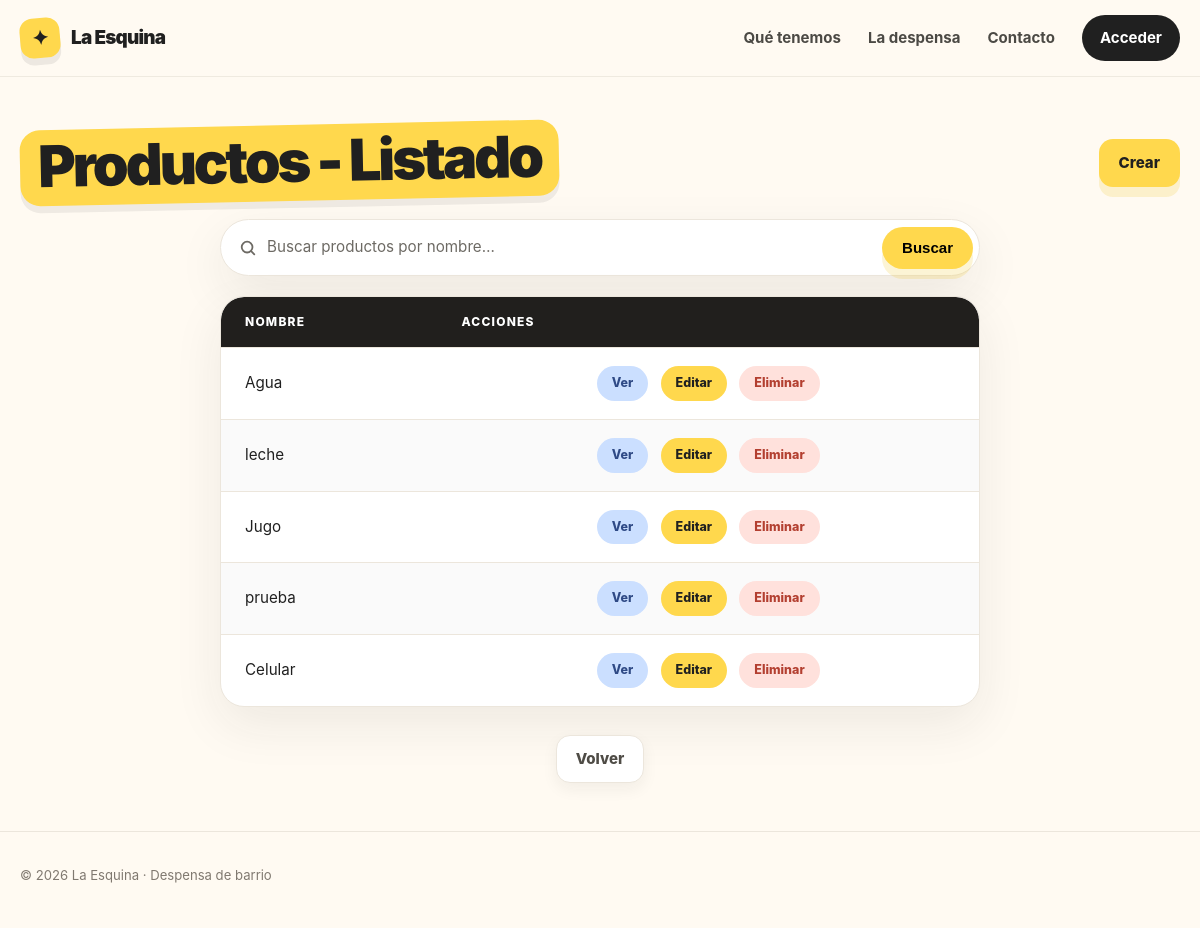
The app's page /ventas/producto/, older data.
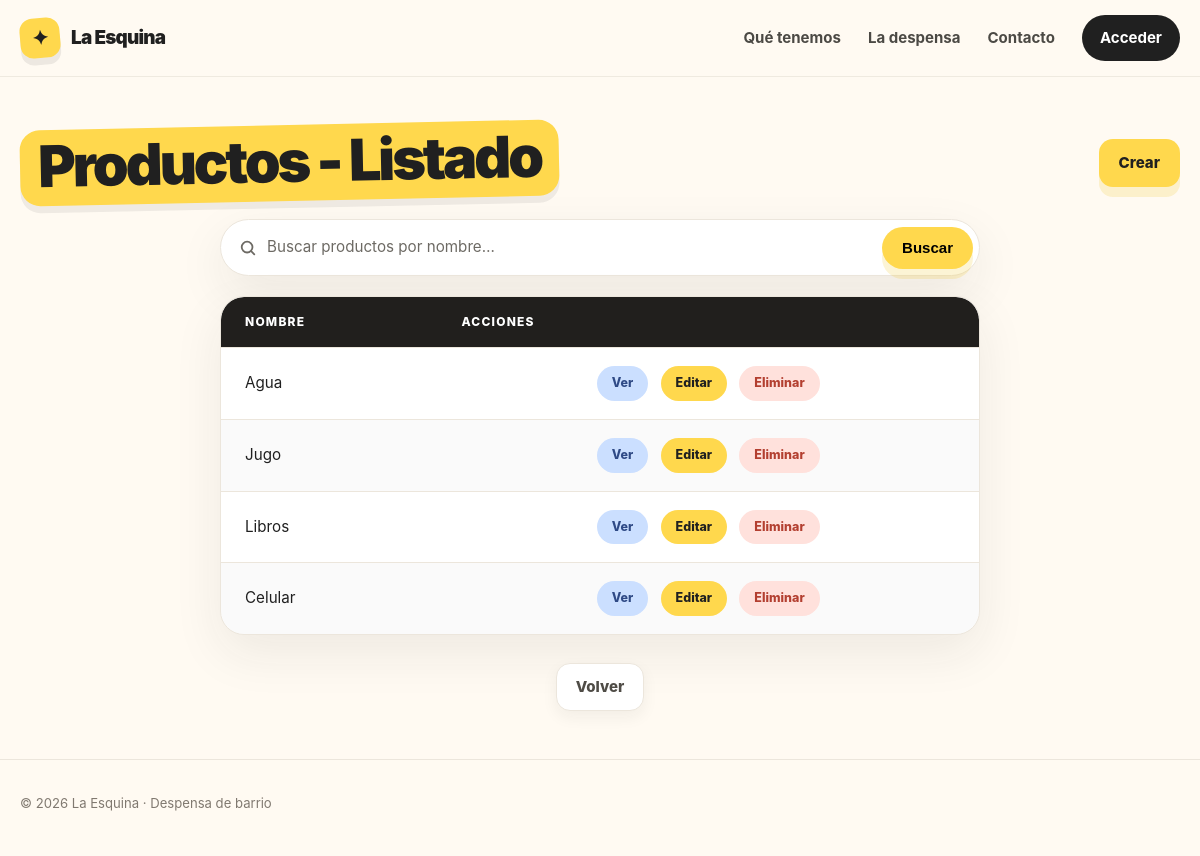
The same page, newer data.
### ventas/models/producto.py (models this page shows, shortened)
class Producto(models.Model):
    nombre = models.CharField(unique=True, validators=[ValidarTextoEspañol(min_longitud=3)])
    descripcion = models.TextField(blank=True, validators=[ValidarTextoEspañol(min_longitud=10)])
    precio_costo = models.DecimalField(max_digits=10, decimal_places=2)
    precio_venta = models.DecimalField(max_digits=10, decimal_places=2)
    stock = models.FloatField(default=0)
    codigo_barras = models.CharField(max_length=50, null=True, blank=True, unique=True)
    categoria = models.ForeignKey(
        Categoria, on_delete=models.SET_NULL, null=True, blank=True, related_name="productos"
    )
    proveedor = models.ForeignKey(
        Proveedor, on_delete=models.SET_NULL, null=True, blank=True, related_name="productos"
    )
    class Meta:
        verbose_name = "Producto"
        verbose_name_plural = "Productos"
        constraints = (
            models.CheckConstraint(
                condition=Q(stock__gte=0),
                name="producto_stock_no_negativo",
            ),
            models.CheckConstraint(
                condition=Q(precio_costo__gte=0),
                name="producto_precio_costo_no_negativo",
            ),
            models.CheckConstraint(
                condition=Q(precio_venta__gte=0),
                name="producto_precio_venta_no_negativo",
            ),
            models.CheckConstraint(
                condition=Q(precio_venta__gte=F("precio_costo")),
                name="producto_precio_mayor_o_igual_costo",
            ),
        )

### ventas/views/producto.py (the view)
# urls.py: path("producto/", ProductoList.as_view(), name="producto_list"),
class ProductoList(ListView):
    model = Producto
    context_object_name = "productos"  # -> por default es "object_list"
    def get_queryset(self) -> QuerySet[Any, Any]:
        busqueda = self.request.GET.get("busqueda", "").strip()
        if busqueda:
            productos = Producto.objects.filter(nombre__icontains=busqueda)
        else:
            productos = Producto.objects.all()
        return productos

### ventas/templates/ventas/producto_list.html
{% extends "core/base.html" %}
{% load static %}
{% block styles %}
    <link rel="stylesheet" href="{% static 'core/css/table.css' %}" />
    <link rel="stylesheet" href="{% static 'core/css/search.css' %}" />
{% endblock styles %}
{% block content %}
    <div class="container section">
        <div class="page-head">
            <h1 class="page-title">Productos - Listado</h1>
            <a class="button button-primary"
               href="{% url 'ventas:producto_create' %}">Crear</a>
        </div>
        {% include "core/partials/search.html" with placeholder="Buscar productos por nombre…" label="Buscar productos" clear_url="ventas:producto_list" %}
        <table class="data-table">
            <thead>
                <tr>
                    <th>Nombre</th>
                    <th>Acciones</th>
                </tr>
            </thead>
            <tbody>
                {% for producto in productos %}
                    <tr>
                        <td>{{ producto.nombre }}</td>
                        <td class="table-actions">
                            <a class="table-action table-action--view"
                               href="{% url 'ventas:producto_detail' producto.pk %}">Ver</a>
                            <a class="table-action table-action--edit"
                               href="{% url 'ventas:producto_update' producto.pk %}">Editar</a>
                            <a class="table-action table-action--danger"
                               href="{% url 'ventas:producto_delete' producto.pk %}">Eliminar</a>
                        </td>
                    </tr>
                {% empty %}
                    <tr>
                        <td class="table-empty" colspan="2">No hay productos disponibles.</td>
                    </tr>
                {% endfor %}
            </tbody>
        </table>
        <div class="page-actions">
            <a class="button button-secondary" href="{% url 'ventas:home' %}">Volver</a>
        </div>
    </div>
{% endblock content %}

### core/templates/core/base.html (shortened to what this page needs)
{% load static %}
<!DOCTYPE html>
<html lang="es">
    <head>
        <link rel="stylesheet" href="{% static 'core/css/base.css' %}" />
        <link rel="stylesheet" href="{% static 'core/css/nav.css' %}" />
        <link rel="stylesheet" href="{% static 'core/css/components.css' %}" />
        <link rel="stylesheet" href="{% static 'core/css/footer.css' %}" />
        {% block styles %}
        {% endblock styles %}
    </head>
    <body>
        <header>
            {% block header %}
                {% include "core/partials/header.html" %}
            {% endblock header %}
        </header>
        <main>
            {% block content %}
            {% endblock content %}
        </main>
        <footer>
            {% include "core/partials/footer.html" %}
        </footer>
    </body>
</html>

### core/templates/core/partials/header.html
<div class="nav">
    <div class="container nav-inner">
        <a href="/" class="brand" aria-label="La Esquina, inicio">
            <span class="brand-mark">✦</span>
            <span>La Esquina</span>
        </a>
        <nav class="nav-links" aria-label="Navegación principal">
            {% if not user.is_authenticated %}
                <a href="#productos">Qué tenemos</a>
                <a href="#nosotros">La despensa</a>
                <a href="#contacto">Contacto</a>
            {% endif %}
            {% if user.is_authenticated %}
                <span class="nav-user">{{ user.username }}</span>
            {% else %}
                <a href="{% url 'core:login' %}" class="nav-cta">Acceder</a>
            {% endif %}
        </nav>
    </div>
</div>

### core/templates/core/partials/search.html (shortened to what this page needs)
<form class="search" method="get" role="search">
    <span class="search__icon" aria-hidden="true">
        <svg viewBox="0 0 20 20" fill="none" stroke="currentColor" stroke-width="2" stroke-linecap="round">
            <circle cx="9" cy="9" r="6" />
            <line x1="13.5" y1="13.5" x2="17" y2="17" />
        </svg>
    </span>
    <input id="busqueda"
           class="search__input"
           type="search"
           name="busqueda"
           placeholder="{{ placeholder|default:'Buscar…' }}"
           value="{{ request.GET.busqueda|default:'' }}"
           autocomplete="off" />
    <button class="button button-primary search__button" type="submit">Buscar</button>
</form>

### core/templates/core/partials/footer.html
<div class="container footer-inner">
    <p class="footer-copy">© 2026 La Esquina · Despensa de barrio</p>
</div>

### core/static/core/css/base.css (style rules this page uses)
:root { --bg: #fffaf2; --surface: #fff; --ink: #202020; --muted: #6d6a64; --line: #ece6dc; --yellow: #ffd84d; --coral: #ff806f; --mint: #bfe9d7; --blue: #cbdfff; --pink: #ffd3df; --shadow: 0 18px 50px rgba(32, 32, 32, 0.08); }
* { box-sizing: border-box; margin: 0; padding: 0; }
html { scroll-behavior: smooth; }
body { font-family: Inter, ui-sans-serif, system-ui, -apple-system, BlinkMacSystemFont, "Segoe UI", sans-serif; background: var(--bg); color: var(--ink); line-height: 1.5; display: flex; flex-direction: column; min-height: 100vh; }
main { flex: 1 0 auto; }
a { color: inherit; text-decoration: none; }
.container { width: min(1160px, calc(100% - 40px)); margin: 0 auto; }

### core/static/core/css/nav.css (style rules this page uses)
.nav { position: sticky; top: 0; z-index: 20; background: rgba(255, 250, 242, 0.9); backdrop-filter: blur(14px); border-bottom: 1px solid rgba(236, 230, 220, 0.8); }
.nav-inner { min-height: 76px; display: flex; align-items: center; justify-content: space-between; gap: 24px; }
.brand { display: inline-flex; align-items: center; gap: 11px; font-weight: 900; font-size: 1.18rem; letter-spacing: -0.04em; }
.brand-mark { width: 40px; height: 40px; display: grid; place-items: center; border-radius: 13px; background: var(--yellow); transform: rotate(-5deg); font-size: 1.25rem; box-shadow: 0 7px 0 rgba(32, 32, 32, 0.08); }
.nav-links { display: flex; align-items: center; gap: 27px; color: #4b4944; font-size: 0.94rem; font-weight: 700; }
.nav-cta { padding: 12px 18px; border-radius: 999px; background: var(--ink); color: #fff; transition: transform 0.2s ease, background 0.2s ease; }
.nav-links .nav-cta, .nav-links .nav-cta:hover { color: #fff; }

### core/static/core/css/components.css (style rules this page uses)
.page-title { display: inline-block; margin-bottom: 18px; padding: 6px 18px 10px; border-radius: 20px; background: var(--yellow); box-shadow: 0 7px 0 rgba(32, 32, 32, 0.07); font-size: clamp(2.3rem, 5.5vw, 3.6rem); font-weight: 950; line-height: 1.05; letter-spacing: -0.055em; transform: rotate(-1.2deg); }
.button { display: inline-flex; align-items: center; justify-content: center; gap: 9px; min-height: 48px; padding: 0 19px; border-radius: 14px; border: 1px solid transparent; font-size: 0.94rem; font-weight: 850; transition: transform 0.2s ease, box-shadow 0.2s ease; }
.button-primary { background: var(--yellow); box-shadow: 0 10px 0 rgba(237, 191, 23, 0.18); }
.button-secondary { background: var(--surface); border-color: var(--line); color: #4f4c46; box-shadow: 0 6px 16px rgba(32, 32, 32, 0.06); }
.page-actions { display: flex; justify-content: center; gap: 12px; }
.page-head { display: flex; align-items: center; justify-content: space-between; flex-wrap: wrap; gap: 16px; margin-bottom: 18px; }
.page-head .page-title { margin-bottom: 0; }
.section { padding: 48px 0; }

### core/static/core/css/footer.css (style rules this page uses)
footer { padding: 34px 0 42px; border-top: 1px solid var(--line); margin-top: auto; }
.footer-inner { display: flex; justify-content: space-between; align-items: center; gap: 18px; }
.footer-copy { color: #807970; font-size: 0.82rem; }

### core/static/core/css/search.css (style rules this page uses)
.search { width: min(760px, 100%); margin: 0 auto 20px; display: flex; align-items: center; gap: 10px; padding: 6px 6px 6px 18px; background: var(--surface); border: 1px solid var(--line); border-radius: 999px; box-shadow: var(--shadow); transition: border-color 0.18s ease, box-shadow 0.18s ease; }
.search__icon { flex: 0 0 auto; display: inline-flex; color: var(--muted); }
.search__icon svg { width: 18px; height: 18px; display: block; }
.search__input { flex: 1 1 auto; min-width: 0; border: 0; background: transparent; color: var(--ink); font: inherit; font-size: 0.95rem; padding: 10px 0; }
.search__input::placeholder { color: var(--muted); }
.search__button { flex: 0 0 auto; min-height: 42px; border-radius: 999px; }

Row changes from the older to the newer data that the page shows:
removed Producto: nombre "leche"
changed Producto: nombre "prueba" → "Libros"
